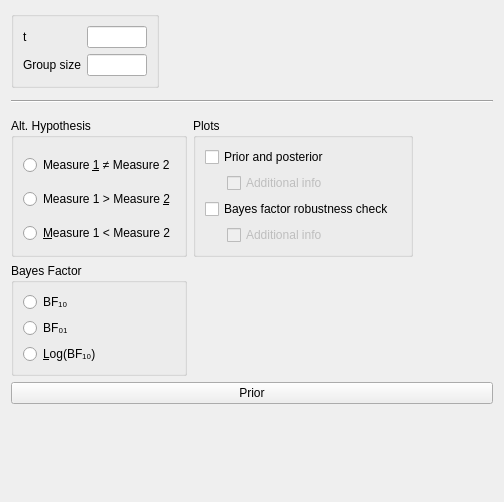
<?xml version="1.0" encoding="UTF-8"?>
<ui version="4.0">
 <class>SummaryStatsTTestBayesianPairedSamplesForm</class>
 <widget class="QWidget" name="SummaryStatsTTestBayesianPairedSamplesForm">
  <property name="geometry">
   <rect>
    <x>0</x>
    <y>0</y>
    <width>504</width>
    <height>502</height>
   </rect>
  </property>
  <property name="sizePolicy">
   <sizepolicy hsizetype="Fixed" vsizetype="Preferred">
    <horstretch>0</horstretch>
    <verstretch>0</verstretch>
   </sizepolicy>
  </property>
  <property name="windowTitle">
   <string>Form</string>
  </property>
  <layout class="QGridLayout" name="gridLayout">
   <item row="0" column="0">
    <widget class="BoundGroupBox" name="inputStatistics">
     <property name="title">
      <string/>
     </property>
     <property name="flat">
      <bool>false</bool>
     </property>
     <layout class="QGridLayout" name="gridLayout_6">
      <item row="0" column="0">
       <widget class="QLabel" name="label_2">
        <property name="text">
         <string>t</string>
        </property>
       </widget>
      </item>
      <item row="1" column="0">
       <widget class="QLabel" name="label_3">
        <property name="text">
         <string>&lt;html&gt;&lt;head/&gt;&lt;body&gt;&lt;p&gt;Group size&lt;/p&gt;&lt;/body&gt;&lt;/html&gt;</string>
        </property>
       </widget>
      </item>
      <item row="0" column="1">
       <widget class="BoundTextBox" name="tStatistic">
        <property name="sizePolicy">
         <sizepolicy hsizetype="Fixed" vsizetype="Preferred">
          <horstretch>0</horstretch>
          <verstretch>0</verstretch>
         </sizepolicy>
        </property>
        <property name="minimumSize">
         <size>
          <width>60</width>
          <height>0</height>
         </size>
        </property>
        <property name="maximumSize">
         <size>
          <width>60</width>
          <height>16777215</height>
         </size>
        </property>
       </widget>
      </item>
      <item row="1" column="1">
       <widget class="BoundTextBox" name="n1Size">
        <property name="sizePolicy">
         <sizepolicy hsizetype="Fixed" vsizetype="Preferred">
          <horstretch>0</horstretch>
          <verstretch>0</verstretch>
         </sizepolicy>
        </property>
        <property name="minimumSize">
         <size>
          <width>60</width>
          <height>0</height>
         </size>
        </property>
        <property name="maximumSize">
         <size>
          <width>60</width>
          <height>16777215</height>
         </size>
        </property>
       </widget>
      </item>
     </layout>
    </widget>
   </item>
   <item row="1" column="0">
    <widget class="QWidget" name="widget" native="true"/>
   </item>
   <item row="2" column="0" colspan="2">
    <widget class="Line" name="line">
     <property name="orientation">
      <enum>Qt::Horizontal</enum>
     </property>
    </widget>
   </item>
   <item row="0" column="1">
    <spacer name="horizontalSpacer_2">
     <property name="orientation">
      <enum>Qt::Horizontal</enum>
     </property>
     <property name="sizeHint" stdset="0">
      <size>
       <width>40</width>
       <height>20</height>
      </size>
     </property>
    </spacer>
   </item>
   <item row="3" column="0" colspan="2">
    <widget class="QWidget" name="gridWidget" native="true">
     <property name="sizePolicy">
      <sizepolicy hsizetype="Fixed" vsizetype="Fixed">
       <horstretch>0</horstretch>
       <verstretch>0</verstretch>
      </sizepolicy>
     </property>
     <layout class="QGridLayout" name="gridLayout_7">
      <property name="leftMargin">
       <number>0</number>
      </property>
      <property name="rightMargin">
       <number>0</number>
      </property>
      <property name="bottomMargin">
       <number>0</number>
      </property>
      <item row="1" column="0">
       <widget class="QWidget" name="widget_2" native="true">
        <property name="maximumSize">
         <size>
          <width>240</width>
          <height>16777215</height>
         </size>
        </property>
        <layout class="QGridLayout" name="gridLayout_5">
         <property name="leftMargin">
          <number>0</number>
         </property>
         <property name="topMargin">
          <number>0</number>
         </property>
         <property name="rightMargin">
          <number>0</number>
         </property>
         <property name="bottomMargin">
          <number>0</number>
         </property>
         <item row="5" column="0">
          <widget class="BoundGroupBox" name="bayesFactorType">
           <property name="title">
            <string>Bayes Factor</string>
           </property>
           <property name="flat">
            <bool>false</bool>
           </property>
           <layout class="QGridLayout" name="gridLayout_13">
            <item row="0" column="0">
             <widget class="QRadioButton" name="_1">
              <property name="sizePolicy">
               <sizepolicy hsizetype="Fixed" vsizetype="Fixed">
                <horstretch>0</horstretch>
                <verstretch>0</verstretch>
               </sizepolicy>
              </property>
              <property name="text">
               <string>BF₁₀</string>
              </property>
             </widget>
            </item>
            <item row="1" column="0">
             <widget class="QRadioButton" name="_2">
              <property name="sizePolicy">
               <sizepolicy hsizetype="Fixed" vsizetype="Fixed">
                <horstretch>0</horstretch>
                <verstretch>0</verstretch>
               </sizepolicy>
              </property>
              <property name="text">
               <string>BF₀₁</string>
              </property>
             </widget>
            </item>
            <item row="2" column="0">
             <widget class="QRadioButton" name="_3">
              <property name="sizePolicy">
               <sizepolicy hsizetype="Fixed" vsizetype="Fixed">
                <horstretch>0</horstretch>
                <verstretch>0</verstretch>
               </sizepolicy>
              </property>
              <property name="text">
               <string>&amp;Log(BF₁₀)</string>
              </property>
             </widget>
            </item>
            <item row="1" column="1">
             <spacer name="horizontalSpacer_3">
              <property name="orientation">
               <enum>Qt::Horizontal</enum>
              </property>
              <property name="sizeHint" stdset="0">
               <size>
                <width>40</width>
                <height>20</height>
               </size>
              </property>
             </spacer>
            </item>
           </layout>
          </widget>
         </item>
        </layout>
       </widget>
      </item>
      <item row="0" column="0">
       <widget class="BoundGroupBox" name="hypothesis">
        <property name="title">
         <string>Alt. Hypothesis</string>
        </property>
        <property name="flat">
         <bool>true</bool>
        </property>
        <layout class="QGridLayout" name="gridLayout_9">
         <property name="bottomMargin">
          <number>0</number>
         </property>
         <item row="2" column="0">
          <widget class="QRadioButton" name="_3oneTailedLessThan">
           <property name="sizePolicy">
            <sizepolicy hsizetype="Fixed" vsizetype="Fixed">
             <horstretch>0</horstretch>
             <verstretch>0</verstretch>
            </sizepolicy>
           </property>
           <property name="text">
            <string>&amp;Measure 1 &lt; Measure 2</string>
           </property>
          </widget>
         </item>
         <item row="1" column="0">
          <widget class="QRadioButton" name="_2oneTailedGreaterThan">
           <property name="sizePolicy">
            <sizepolicy hsizetype="Fixed" vsizetype="Fixed">
             <horstretch>0</horstretch>
             <verstretch>0</verstretch>
            </sizepolicy>
           </property>
           <property name="text">
            <string>Measure 1 &gt; Measure &amp;2</string>
           </property>
          </widget>
         </item>
         <item row="0" column="0">
          <widget class="QRadioButton" name="_1twoTailed">
           <property name="sizePolicy">
            <sizepolicy hsizetype="Fixed" vsizetype="Fixed">
             <horstretch>0</horstretch>
             <verstretch>0</verstretch>
            </sizepolicy>
           </property>
           <property name="text">
            <string>Measure &amp;1 ≠ Measure 2</string>
           </property>
          </widget>
         </item>
        </layout>
       </widget>
      </item>
      <item row="0" column="1">
       <widget class="GroupBox" name="plotsGroup">
        <property name="title">
         <string>Plots</string>
        </property>
        <layout class="QGridLayout" name="gridLayout_4">
         <item row="0" column="0" colspan="3">
          <widget class="BoundCheckBox" name="plotPriorAndPosterior">
           <property name="enabled">
            <bool>true</bool>
           </property>
           <property name="sizePolicy">
            <sizepolicy hsizetype="Fixed" vsizetype="Fixed">
             <horstretch>0</horstretch>
             <verstretch>0</verstretch>
            </sizepolicy>
           </property>
           <property name="text">
            <string>Prior and posterior</string>
           </property>
          </widget>
         </item>
         <item row="2" column="1" colspan="3">
          <widget class="BoundCheckBox" name="plotPriorAndPosteriorAdditionalInfo">
           <property name="enabled">
            <bool>false</bool>
           </property>
           <property name="sizePolicy">
            <sizepolicy hsizetype="Fixed" vsizetype="Fixed">
             <horstretch>0</horstretch>
             <verstretch>0</verstretch>
            </sizepolicy>
           </property>
           <property name="text">
            <string>Additional info</string>
           </property>
          </widget>
         </item>
         <item row="3" column="0" colspan="3">
          <widget class="BoundCheckBox" name="plotBayesFactorRobustness">
           <property name="sizePolicy">
            <sizepolicy hsizetype="Fixed" vsizetype="Fixed">
             <horstretch>0</horstretch>
             <verstretch>0</verstretch>
            </sizepolicy>
           </property>
           <property name="text">
            <string>Bayes factor robustness check</string>
           </property>
          </widget>
         </item>
         <item row="4" column="0">
          <widget class="QWidget" name="widget_4" native="true">
           <property name="maximumSize">
            <size>
             <width>16</width>
             <height>16777215</height>
            </size>
           </property>
          </widget>
         </item>
         <item row="4" column="1">
          <widget class="BoundCheckBox" name="plotBayesFactorRobustnessAdditionalInfo">
           <property name="enabled">
            <bool>false</bool>
           </property>
           <property name="sizePolicy">
            <sizepolicy hsizetype="Fixed" vsizetype="Fixed">
             <horstretch>0</horstretch>
             <verstretch>0</verstretch>
            </sizepolicy>
           </property>
           <property name="text">
            <string>Additional info</string>
           </property>
          </widget>
         </item>
        </layout>
       </widget>
      </item>
     </layout>
    </widget>
   </item>
   <item row="4" column="0" colspan="2">
    <widget class="QWidget" name="priorBox" native="true">
     <layout class="QGridLayout" name="gridLayout_11">
      <property name="leftMargin">
       <number>0</number>
      </property>
      <property name="topMargin">
       <number>0</number>
      </property>
      <property name="rightMargin">
       <number>0</number>
      </property>
      <item row="0" column="0" rowspan="2" colspan="2">
       <widget class="ExpanderButton" name="expanderPrior">
        <property name="text">
         <string>Prior</string>
        </property>
       </widget>
      </item>
      <item row="3" column="0">
       <widget class="SubjectivePriorsWidget" name="subjectivePriors" native="true">
        <property name="sizePolicy">
         <sizepolicy hsizetype="Expanding" vsizetype="Fixed">
          <horstretch>0</horstretch>
          <verstretch>0</verstretch>
         </sizepolicy>
        </property>
        <property name="minimumSize">
         <size>
          <width>0</width>
          <height>0</height>
         </size>
        </property>
        <layout class="QGridLayout" name="gridLayout_14">
         <property name="leftMargin">
          <number>0</number>
         </property>
         <property name="topMargin">
          <number>0</number>
         </property>
         <property name="rightMargin">
          <number>0</number>
         </property>
         <property name="verticalSpacing">
          <number>0</number>
         </property>
        </layout>
       </widget>
      </item>
     </layout>
    </widget>
   </item>
   <item row="5" column="0">
    <spacer name="verticalSpacer">
     <property name="orientation">
      <enum>Qt::Vertical</enum>
     </property>
     <property name="sizeHint" stdset="0">
      <size>
       <width>20</width>
       <height>40</height>
      </size>
     </property>
    </spacer>
   </item>
  </layout>
 </widget>
 <customwidgets>
  <customwidget>
   <class>BoundTextBox</class>
   <extends>QLineEdit</extends>
   <header>widgets/boundtextbox.h</header>
  </customwidget>
  <customwidget>
   <class>BoundGroupBox</class>
   <extends>QGroupBox</extends>
   <header>widgets/boundgroupbox.h</header>
   <container>1</container>
  </customwidget>
  <customwidget>
   <class>BoundCheckBox</class>
   <extends>QCheckBox</extends>
   <header>widgets/boundcheckbox.h</header>
  </customwidget>
  <customwidget>
   <class>GroupBox</class>
   <extends>QGroupBox</extends>
   <header>widgets/groupbox.h</header>
   <container>1</container>
  </customwidget>
  <customwidget>
   <class>ExpanderButton</class>
   <extends>QPushButton</extends>
   <header>widgets/expanderbutton.h</header>
  </customwidget>
  <customwidget>
   <class>SubjectivePriorsWidget</class>
   <extends>QWidget</extends>
   <header>widgets/subjectivepriorswidget.h</header>
   <container>1</container>
  </customwidget>
 </customwidgets>
 <tabstops>
  <tabstop>tStatistic</tabstop>
  <tabstop>n1Size</tabstop>
  <tabstop>_1twoTailed</tabstop>
  <tabstop>_2oneTailedGreaterThan</tabstop>
  <tabstop>_3oneTailedLessThan</tabstop>
  <tabstop>plotPriorAndPosterior</tabstop>
  <tabstop>plotPriorAndPosteriorAdditionalInfo</tabstop>
  <tabstop>plotBayesFactorRobustness</tabstop>
  <tabstop>plotBayesFactorRobustnessAdditionalInfo</tabstop>
  <tabstop>_1</tabstop>
  <tabstop>_2</tabstop>
  <tabstop>_3</tabstop>
 </tabstops>
 <resources/>
 <connections>
  <connection>
   <sender>plotPriorAndPosterior</sender>
   <signal>toggled(bool)</signal>
   <receiver>plotPriorAndPosteriorAdditionalInfo</receiver>
   <slot>setEnabled(bool)</slot>
   <hints>
    <hint type="sourcelabel">
     <x>318</x>
     <y>588</y>
    </hint>
    <hint type="destinationlabel">
     <x>325</x>
     <y>611</y>
    </hint>
   </hints>
  </connection>
  <connection>
   <sender>plotBayesFactorRobustness</sender>
   <signal>toggled(bool)</signal>
   <receiver>plotBayesFactorRobustnessAdditionalInfo</receiver>
   <slot>setEnabled(bool)</slot>
   <hints>
    <hint type="sourcelabel">
     <x>318</x>
     <y>588</y>
    </hint>
    <hint type="destinationlabel">
     <x>325</x>
     <y>611</y>
    </hint>
   </hints>
  </connection>
 </connections>
</ui>
